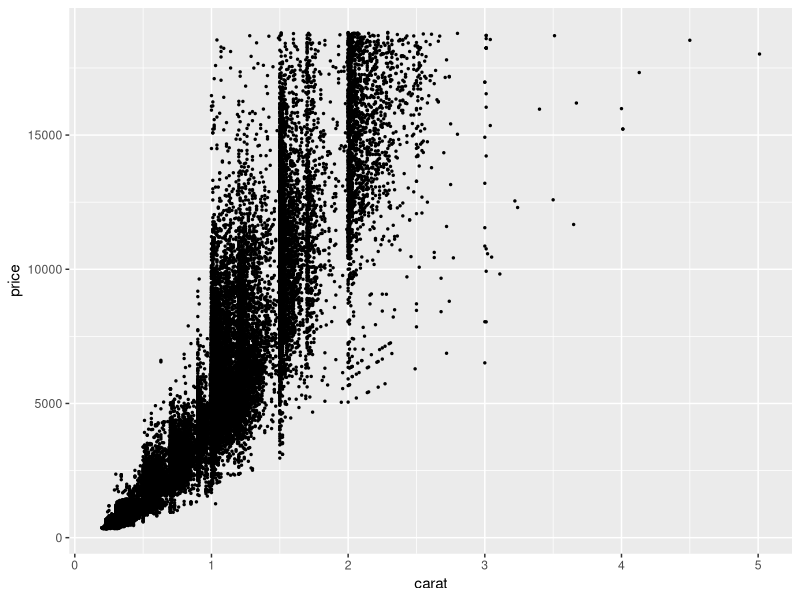
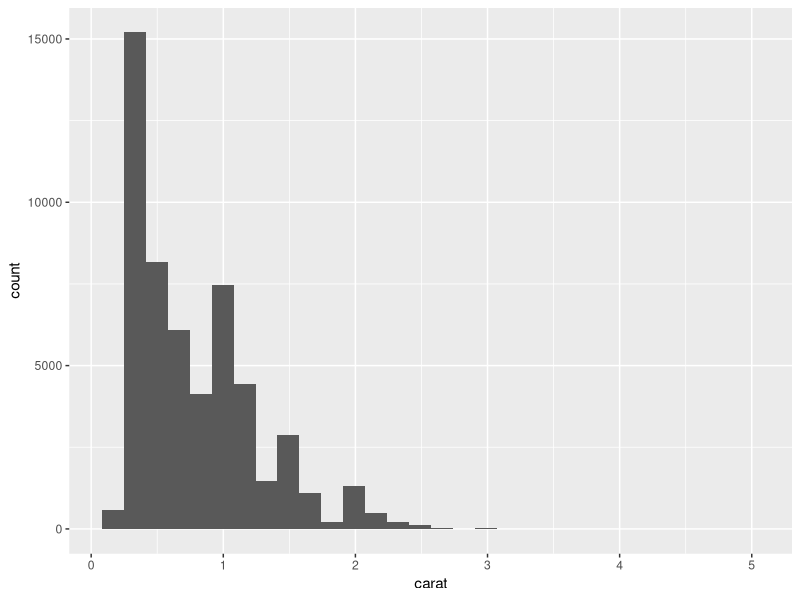

Generate these figures, in order, with R:
## ---- chunk 1
knitr::opts_chunk$set(echo = TRUE)

library(tidyverse)
library(skimr)
library(GGally)
## ---- chunk 2
ggplot(data = diamonds, mapping = aes(x = carat, y = price)) +
  geom_point(size = .5)
## ---- chunk 3
ggplot(data = diamonds, mapping = aes(x = carat)) +
  geom_histogram()
